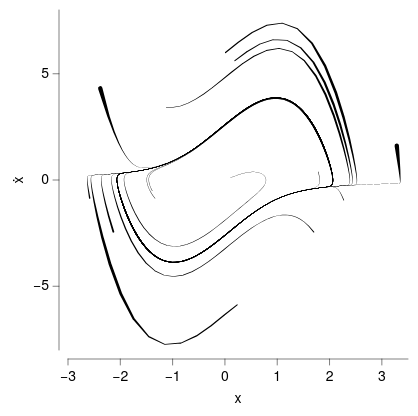

Vega-Lite specification stored for this chart:
### Vega-Lite specification from a JSON file in a GitHub repository (floating-point values rounded to 4 significant figures; data arrays with more than 128 entries replaced by an {"elided": "..."} marker saying what was removed)
{"background": null, "config": {"arc": {"fill": "#DBDBDB", "fillOpacity": 1.0, "innerRadius": 42.5, "padAngle": 0.03, "stroke": "black", "strokeOpacity": 1, "strokeWidth": 0.25}, "area": {"fill": "#DBDBDB", "fillOpacity": 1.0, "stroke": "black", "strokeOpacity": 1, "strokeWidth": 0.25}, "axis": {"domain": true, "domainCap": "round", "domainColor": "black", "domainWidth": 0.25, "grid": false, "gridCap": "round", "gridColor": "#F1F1F1", "gridDash": [0, 0], "gridOpacity": 1.0, "gridWidth": 0.25, "labelColor": "black", "labelFont": "Helvetica Neue, HelveticaNeue, Helvetica, Arial, sans-serif", "labelFontSize": 7, "labelFontStyle": "normal", "labelFontWeight": 400, "offset": 4.5, "ticks": true, "tickCap": "round", "tickColor": "black", "tickRound": false, "tickSize": 3, "tickWidth": 0.25, "titleColor": "black", "titleFont": "Helvetica Neue, HelveticaNeue, Helvetica, Arial, sans-serif", "titleFontSize": 7, "titleFontStyle": "normal", "titleFontWeight": 400}, "axisX": {"domain": true, "labelAlign": "center", "labelAngle": 0, "labels": true, "ticks": true, "translate": 0}, "axisY": {"domain": true, "labelAlign": "right", "labelAngle": 0, "labels": true, "ticks": true, "translate": 0}, "axisRight": {"domain": true, "labelAlign": "left", "labelAngle": 0, "labels": true, "ticks": true, "translate": 0}, "axisTop": {"domain": true, "labelAlign": "center", "labelAngle": 0, "labels": true, "ticks": true, "translate": 0}, "axisBand": {"tickOffset": 0}, "bar": {"fill": "#DBDBDB", "fillOpacity": 1.0, "stroke": "black", "strokeOpacity": 1, "strokeWidth": 0.25}, "boxplot": {"size": 15.3, "ticks": {"cornerRadius": 0.25, "fill": "black", "opacity": 1, "size": 7.65, "thickness": 0.25}, "box": {"fillOpacity": 1.0, "stroke": "black", "strokeOpacity": 1, "strokeWidth": 0.25}, "median": {"cornerRadius": 0, "fill": "black", "fillOpacity": 1.0, "opacity": 1, "size": 15.3, "thickness": 0.25}, "rule": {"fill": "black", "fillOpacity": 1.0, "size": 17.0, "stroke": "black", "strokeDash": [0, 0], "strokeOpacity": 1, "strokeWidth": 0.25}, "outliers": {"color": "black", "fill": "black", "fillOpacity": 1.0, "size": 0, "stroke": "black", "strokeOpacity": 1, "strokeWidth": 0.25}}, "circle": {"fill": "black", "fillOpacity": 1.0, "size": 2.125, "stroke": null, "strokeOpacity": 1, "strokeWidth": 0.25}, "errorband": {"band": {"fillOpacity": 0.6, "stroke": null, "strokeWidth": 0.25, "strokeOpacity": 1}, "borders": {"opacity": 0, "strokeOpacity": 0.25, "strokeWidth": 1}}, "errorbar": {"opacity": 1, "rule": {"strokeDash": [0, 0], "strokeWidth": 0.25}, "ticks": {"color": "black", "cornerRadius": 0.125, "opacity": 1, "size": 10.2, "thickness": 0.25}, "thickness": 0.25}, "font": "Helvetica Neue, HelveticaNeue, Helvetica, Arial, sans-serif", "geoshape": {"fill": "#DBDBDB", "fillOpacity": 1.0, "stroke": "black", "strokeOpacity": 1, "strokeWidth": 0.25}, "header": {"labelColor": "black", "labelFont": "Helvetica Neue, HelveticaNeue, Helvetica, Arial, sans-serif", "labelFontSize": 7, "labelFontStyle": "normal", "labelFontWeight": 400, "titleColor": "black", "titleFont": "Helvetica Neue, HelveticaNeue, Helvetica, Arial, sans-serif", "titleFontSize": 7, "titleFontStyle": "normal", "titleFontWeight": 400, "titlePadding": 0}, "legend": {"disable": false, "offset": 4.5, "titlePadding": 4, "labelOffset": 2, "gradientLabelOffset": 2, "gradientLength": 85.0, "gradientThickness": 8.5, "gradientOpacity": 1.0, "gradientStrokeColor": "black", "gradientStrokeWidth": 0.25, "labelColor": "black", "labelFont": "Helvetica Neue, HelveticaNeue, Helvetica, Arial, sans-serif", "labelFontSize": 7, "labelFontStyle": "normal", "labelFontWeight": 400, "strokeColor": "black", "strokeWidth": 0, "symbolSize": 42, "symbolStrokeColor": "black", "symbolStrokeWidth": 0.25, "titleColor": "black", "titleFont": "Helvetica Neue, HelveticaNeue, Helvetica, Arial, sans-serif", "titleFontSize": 7, "titleFontStyle": "normal", "titleFontWeight": 400}, "line": {"color": "black", "stroke": "black", "strokeCap": "round", "strokeDash": [0, 0], "strokeOpacity": 1, "strokeWidth": 0.375}, "point": {"filled": true, "fill": "#DBDBDB", "fillOpacity": 1.0, "size": 8.5, "stroke": "black", "strokeOpacity": 1, "strokeWidth": 0.25}, "range": {"category": ["#5CA7B1", "#CDDEF3", "#B7B3E4", "#B3DAB5", "#F5E1B3", "#3D727B", "#8AA8D2", "#867DAC", "#80A988", "#CBB17A", "#204148", "#59719A", "#584C77", "#507B5F", "#9D824D"], "diverging": {"scheme": ["#C35082", "#CE6D94", "#D989A7", "#E2A4BA", "#EABFCE", "#F1DBE2", "#F6F6F6", "#D7E0EB", "#B9CBE0", "#9BB6D5", "#7DA1C9", "#5F8CBD", "#4177B1"]}, "heatmap": {"scheme": ["#32022B", "#43044D", "#4C196E", "#4D338C", "#484DA6", "#3A68BB", "#1D83CA", "#1D9CCB", "#23B5C9", "#28CDC5", "#4DE0B4", "#91EE9F"]}, "ordinal": {"scheme": ["#F1F1F1", "#DBDBDB", "#C6C6C6", "#B2B2B2", "#9D9D9D", "#898989", "#767676", "#636363", "#515151", "#404040", "#2F2F2F", "#1F1F1F"]}, "ramp": {"scheme": ["#32022B", "#43044D", "#4C196E", "#4D338C", "#484DA6", "#3A68BB", "#1D83CA", "#1D9CCB", "#23B5C9", "#28CDC5", "#4DE0B4", "#91EE9F"]}}, "rule": {"color": "black", "stroke": "black", "strokeCap": "round", "strokeDash": [2, 2], "strokeOpacity": 1, "strokeWidth": 0.25}, "scale": {"bandPaddingInner": 0.1, "bandPaddingOuter": 0.1, "round": false}, "rect": {"fill": "#DBDBDB", "fillOpacity": 1.0, "stroke": "black", "strokeOpacity": 1, "strokeWidth": 0.25}, "square": {"fill": "#DBDBDB", "fillOpacity": 1.0, "size": 17.0, "stroke": "black", "strokeOpacity": 1, "strokeWidth": 0.25}, "text": {"color": "black", "font": "Helvetica Neue, HelveticaNeue, Helvetica, Arial, sans-serif", "fontSize": 7, "fontStyle": "normal", "fontWeight": 400}, "tick": {"color": "black", "cornerRadius": 0.125, "opacity": 1.0, "size": 15.3, "thickness": 0.25}, "title": {"anchor": "middle", "frame": "group", "color": "black", "font": "Helvetica Neue, HelveticaNeue, Helvetica, Arial, sans-serif", "fontSize": 7, "fontStyle": "normal", "fontWeight": 400, "subtitleColor": "black", "subtitleFont": "Helvetica Neue, HelveticaNeue, Helvetica, Arial, sans-serif", "subtitleFontSize": "Helvetica Neue, HelveticaNeue, Helvetica, Arial, sans-serif", "subtitleFontStyle": "normal", "subtitleFontWeight": 400}, "trail": {"color": "black", "opacity": 1, "size": 0.375}, "view": {"continuousWidth": 170, "continuousHeight": 170, "discreteWidth": 170, "discreteHeight": 170, "fill": null, "stroke": null, "strokeWidth": 0.25}}, "data": {"name": "data-d9f42f7b6ec6afa8faac55e772a56cc7"}, "mark": {"type": "trail"}, "encoding": {"detail": {"field": "tid", "type": "nominal"}, "order": {"field": "order", "type": "quantitative"}, "size": {"field": "speed", "legend": null, "scale": {"range": [0.1, 2.2]}, "type": "quantitative"}, "x": {"field": "x", "title": "x", "type": "quantitative"}, "y": {"field": "y", "title": "ẋ", "type": "quantitative"}}, "$schema": "https://vega.github.io/schema/vega-lite/v6.4.1.json", "datasets": {"data-d9f42f7b6ec6afa8faac55e772a56cc7": {"elided": "6300 records"}}}
